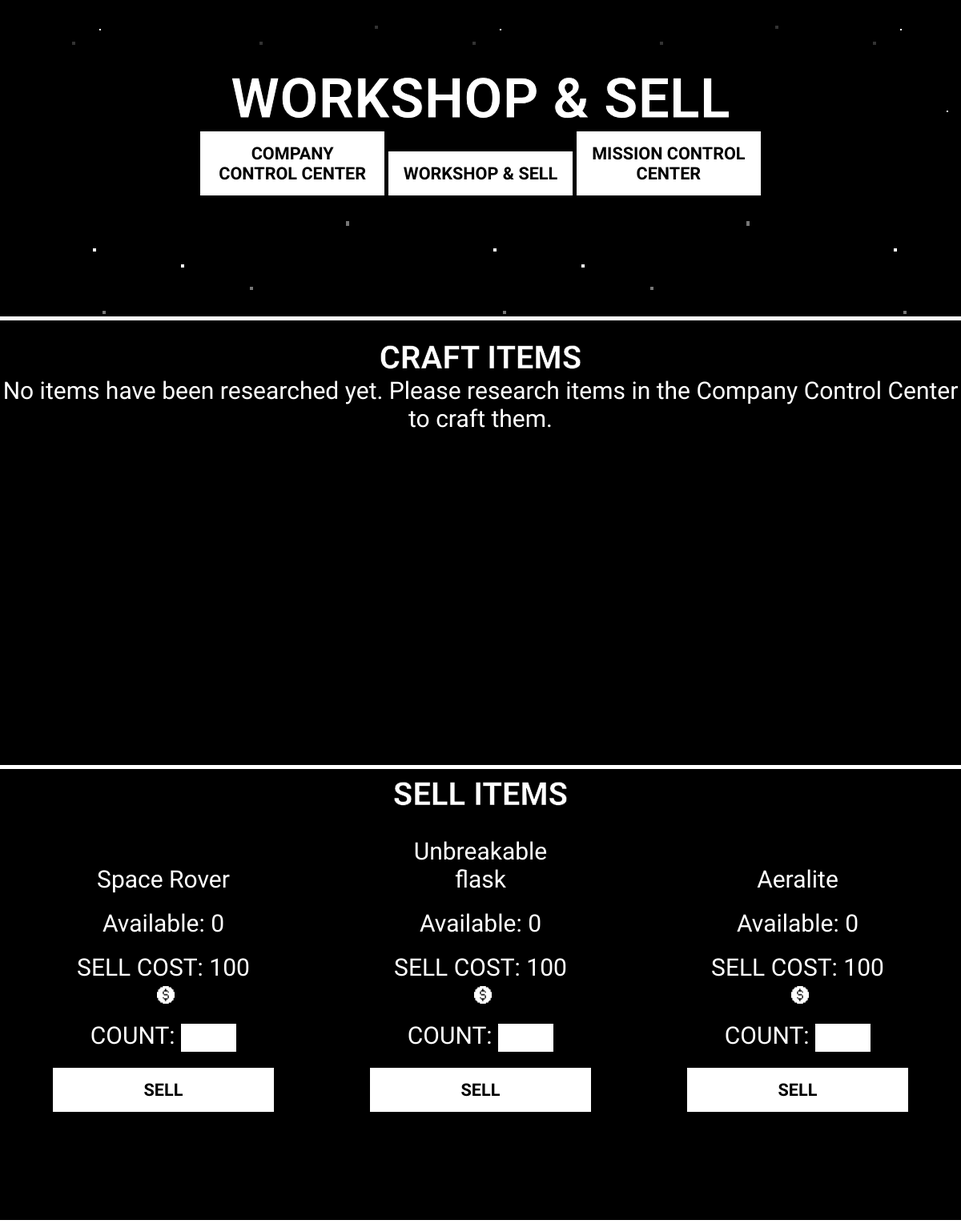
Screenshot of /workshop.php with the database file from the repository.
### tables this page shows
CREATE TABLE `main_base_inventory` (
  `id` int(11) NOT NULL,
  `quantity` int(11) DEFAULT NULL,
  `itemID` int(11) DEFAULT NULL
);

CREATE TABLE `research` (
  `id` int(11) NOT NULL,
  `name` varchar(45) NOT NULL,
  `description` text NOT NULL,
  `is_owned` tinyint(1) DEFAULT 0,
  `cost` int(11) DEFAULT 100,
  `craftID` int(11) DEFAULT NULL
);

### workshop.php (the view, shortened to what this page needs)
<!DOCTYPE html>
<html lang="en">
<head>
    <link rel="stylesheet" href="style.css">
</head>
<body>
<header>
    <div id="header-items">
        <h1>WORKSHOP & SELL</h1>
        <div id="header-buttons">
            <a href="./company_control.php"><button>COMPANY CONTROL CENTER</button></a>
            <a href="./workshop.php"><button>WORKSHOP & SELL</button></a>
            <a href="./mission_control.php"><button>MISSION CONTROL CENTER</button></a>
        </div>
    </div>
</header>
<section class="crafting-items">
    <h2>CRAFT ITEMS</h2>
    <?php
    include "connect.php";
    $researched_items = [];
    if (empty($researched_items)) {
        echo "<p>No items have been researched yet. Please research items in the Company Control Center to craft them.</p>";
    }
    ?>
</section>
<section class="selling-items">
    <h2>SELL ITEMS</h2>
    <?php
    $inventory_query = mysqli_query($connection, "SELECT m.id, m.name, i.quantity, m.cost FROM main_base_inventory i JOIN research m ON i.itemID = m.id");
    if (mysqli_num_rows($inventory_query) > 0) {
        while ($item = mysqli_fetch_array($inventory_query)) {
            echo "<div class='item'>
                    <p id='nazwa'>{$item['name']}</p>
                    <p id='koszt'>Available: {$item['quantity']}</p>
                    <p id='koszt'>SELL COST: {$item['cost']}<img src='./img/Money.png' style='width: 22px;' id='itemCost'></p>
                    <form method='POST' action='sell_item.php'>
                        <label>COUNT: </label>
                        <input required type='number' name='item_count' style='width: 20%;' min='1' max='{$item['quantity']}'>
                        <input type='hidden' name='item_id' value='{$item['id']}'>
                        <input type='hidden' name='item_cost' value='{$item['cost']}'>
                        <button type='submit' style='width: 80%;'>SELL</button>
                    </form>
                </div>";
        }
    } else {
        echo "<p>No items available to sell.</p>";
    }
    ?>
</section>
</body>
</html>

### style.css (style rules this page uses)
* { text-align: center; font-family: "Pixelify Sans", sans-serif; box-sizing: border-box; font-size: large; }
body { background-color: black; background-image: url(./img/space-background-gif.gif); background-size: auto; background-repeat: repeat; margin: 0; animation: moveBackground 60s linear infinite; }
header { color: white; padding: 24px; height: 50vh; border-bottom: 5px solid white; }
#header-items { display:block; top: 40%; left: 50%; transform: translate(-50%, -50%); }
#header-items h1 { display: inline; margin: auto; }
#header-items button { width: 20%; height: 5%; }
h1 { font-size: 70px; color: white; -webkit-text-stroke-width: 1px; -webkit-text-stroke-color: black; }
h2 { margin-top: 8px; margin-bottom: 0; font-size: 40px; color: white; -webkit-text-stroke-width: 0.5px; -webkit-text-stroke-color: black; }
div { position: relative; color: white; background-color: black; }
button { font-size: larger; padding: 15px; margin-bottom: 0; width: 90%; background-color: white; border-radius: 0; border: 0; font-weight: 900; }
input { font-size: larger; margin-bottom: 0; padding: 5px; width: 90%; background-color: white; border-radius: 0; border: 0; }
p, span { margin: 0; font-size: 30px; text-align: left; }
.crafting-items { float: left; width: 100%; height: 70vh; border-bottom: 5px solid white; background-color: black; color: white; }
.crafting-items p { text-align: center; }
.crafting-items h2 { padding-top: 15px; }
.item { display:inline-block; width: 33%; padding: 25px; padding-bottom: 0; padding-top: 20px; }
.item label { margin-top: 50px; font-size: 30px; }
#itemCost { margin: 0; margin-left: 5px; }
.item button { margin-bottom: 20px; margin-top: 20px; font-size: larger; }
.item p { text-align: center; width: 70%; padding: 5px; margin: 5px; margin-left: auto; margin-right: auto; margin-bottom: 10px; }
.selling-items { float: left; width: 100%; height: 71vh; border-bottom: 5px solid white; background-color: black; color: white; }

### rows the page displays
main_base_inventory: itemID.name "Space Rover", quantity "0", itemID.cost "100"
main_base_inventory: itemID.name "Unbreakable flask", quantity "0", itemID.cost "100"
main_base_inventory: itemID.name "Aeralite", quantity "0", itemID.cost "100"
